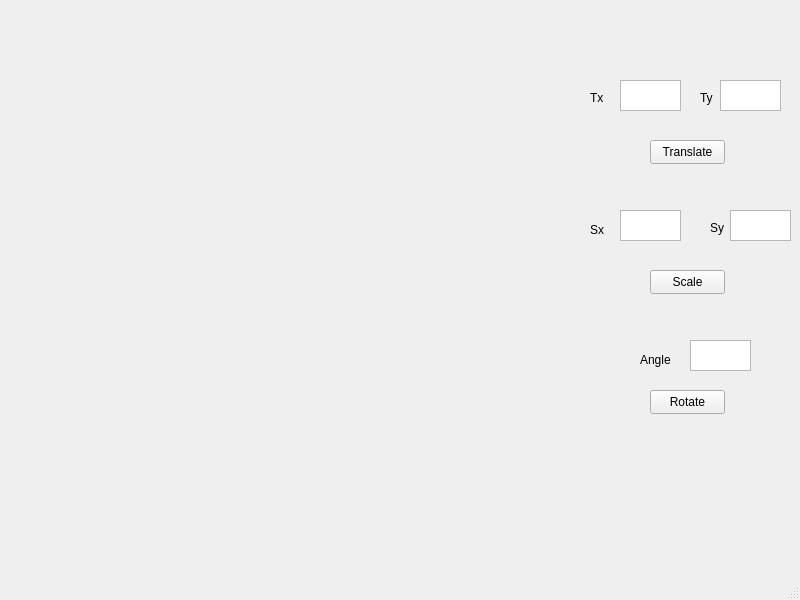
<?xml version="1.0" encoding="UTF-8"?>
<ui version="4.0">
 <class>MainWindow</class>
 <widget class="QMainWindow" name="MainWindow">
  <property name="geometry">
   <rect>
    <x>0</x>
    <y>0</y>
    <width>800</width>
    <height>600</height>
   </rect>
  </property>
  <property name="windowTitle">
   <string>MainWindow</string>
  </property>
  <widget class="QWidget" name="centralwidget">
   <widget class="QLabel" name="label">
    <property name="geometry">
     <rect>
      <x>0</x>
      <y>0</y>
      <width>500</width>
      <height>500</height>
     </rect>
    </property>
    <property name="text">
     <string/>
    </property>
   </widget>
   <widget class="QPushButton" name="pushButton">
    <property name="geometry">
     <rect>
      <x>650</x>
      <y>140</y>
      <width>75</width>
      <height>24</height>
     </rect>
    </property>
    <property name="text">
     <string>Translate</string>
    </property>
   </widget>
   <widget class="QLabel" name="label_2">
    <property name="geometry">
     <rect>
      <x>590</x>
      <y>90</y>
      <width>21</width>
      <height>16</height>
     </rect>
    </property>
    <property name="text">
     <string>Tx</string>
    </property>
   </widget>
   <widget class="QLabel" name="label_3">
    <property name="geometry">
     <rect>
      <x>700</x>
      <y>90</y>
      <width>21</width>
      <height>16</height>
     </rect>
    </property>
    <property name="text">
     <string>Ty</string>
    </property>
   </widget>
   <widget class="QTextEdit" name="textEdit">
    <property name="geometry">
     <rect>
      <x>620</x>
      <y>80</y>
      <width>61</width>
      <height>31</height>
     </rect>
    </property>
   </widget>
   <widget class="QTextEdit" name="textEdit_2">
    <property name="geometry">
     <rect>
      <x>720</x>
      <y>80</y>
      <width>61</width>
      <height>31</height>
     </rect>
    </property>
   </widget>
   <widget class="QLabel" name="label_4">
    <property name="geometry">
     <rect>
      <x>710</x>
      <y>220</y>
      <width>21</width>
      <height>16</height>
     </rect>
    </property>
    <property name="text">
     <string>Sy</string>
    </property>
   </widget>
   <widget class="QPushButton" name="pushButton_2">
    <property name="geometry">
     <rect>
      <x>650</x>
      <y>270</y>
      <width>75</width>
      <height>24</height>
     </rect>
    </property>
    <property name="text">
     <string>Scale</string>
    </property>
   </widget>
   <widget class="QTextEdit" name="textEdit_3">
    <property name="geometry">
     <rect>
      <x>730</x>
      <y>210</y>
      <width>61</width>
      <height>31</height>
     </rect>
    </property>
   </widget>
   <widget class="QTextEdit" name="textEdit_4">
    <property name="geometry">
     <rect>
      <x>620</x>
      <y>210</y>
      <width>61</width>
      <height>31</height>
     </rect>
    </property>
   </widget>
   <widget class="QLabel" name="label_5">
    <property name="geometry">
     <rect>
      <x>590</x>
      <y>220</y>
      <width>21</width>
      <height>20</height>
     </rect>
    </property>
    <property name="text">
     <string>Sx</string>
    </property>
   </widget>
   <widget class="QTextEdit" name="textEdit_5">
    <property name="geometry">
     <rect>
      <x>690</x>
      <y>340</y>
      <width>61</width>
      <height>31</height>
     </rect>
    </property>
   </widget>
   <widget class="QLabel" name="label_6">
    <property name="geometry">
     <rect>
      <x>640</x>
      <y>350</y>
      <width>41</width>
      <height>20</height>
     </rect>
    </property>
    <property name="text">
     <string>Angle</string>
    </property>
   </widget>
   <widget class="QPushButton" name="pushButton_3">
    <property name="geometry">
     <rect>
      <x>650</x>
      <y>390</y>
      <width>75</width>
      <height>24</height>
     </rect>
    </property>
    <property name="text">
     <string>Rotate</string>
    </property>
   </widget>
  </widget>
  <widget class="QMenuBar" name="menubar">
   <property name="geometry">
    <rect>
     <x>0</x>
     <y>0</y>
     <width>800</width>
     <height>22</height>
    </rect>
   </property>
  </widget>
  <widget class="QStatusBar" name="statusbar"/>
 </widget>
 <resources/>
 <connections/>
</ui>
